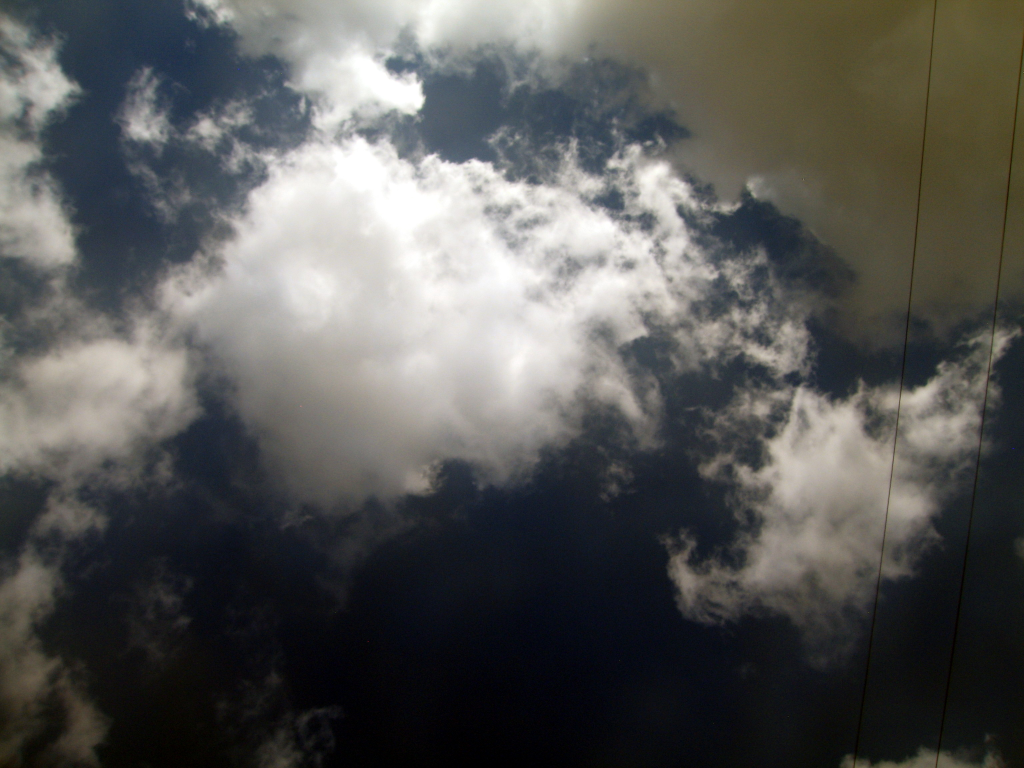
#> input picture img/20160825-143207-156-2_aff_applied.jpg, 3072 x 2304 px, given in place of catcare.jpg, which was not available (shown at 1/3 size)
$ jupyter execute --allow-errors clouds-auto.ipynb   (shell and % lines are left out)   (Python 2 division)
#> lines starting #> are read from the running program, lines starting #| are printed output that depends on the picture; pictures that were not available may be replaced by others from this repository, and a replacement may not be noted
[cell 1]
#!/usr/bin/env python
#-*- coding:utf-8 -*-
import sys
import os
import numpy as np
from PIL import Image

np.set_printoptions(suppress=True)

[cell 2]
# A) =Вход=
# 1) 2 файла изображений стереопары (в некой папке img/):
# 20160824-174253-406-1.jpg
# 20160824-174253-406-2.jpg

# for ipynb
fname_left = 'img/20160825-143207-156-1.jpg'
fname_right = 'img/20160825-143207-156-2.jpg'

# for cmd line run
# fname_left = os.path.abspath(sys.argv[0])
# fname_right = os.path.abspath(sys.argv[1])

#> (a cell that did not finish here is left out)

[cell 4]
# 2) Конфигурация эксперимента
# Txt-файлы (в папке config)
# * Аффинные+дисторсные коэффициенты для цифровой юстировки стереопары:
# файл aff_dist.txt: a, b, c, d, e, f, eps1, eps2 -- 8 коэффициентов

# rX = a*lX + b*lY + e - eps1*z_x(lX, lY) + eps2*z_x(rX, rY)
# rY = c*lX + d*lY + f - eps1*z_y(lX, lY) + eps2*z_y(rX, rY),
# where approximately(!):
# z_x = (x-x0)*[ (x-x0)^2 +(y-y0)^2 ] = z_x(rX, rY) = z_x(lX, lY)
# z_y = (y-y0)*[ (x-x0)^2 +(y-y0)^2 ] = z_y(rX, rY) = z_y(lY, lY)

align_coeffs = np.loadtxt('config/aff_dist.txt')

print 'Align coeeficients:\n', align_coeffs

[cell 5]
# * Расстояние между камерами, Угол обзора камер по оси Х (горизонтали),
# Число градаций серого, Минимальная высота:

# файл settings.txt: cam_distance (17.0 (m)), cam_distance_err (0.5 (m)),
# cam_viewangle (62.0 degrees), cam_viewangle_err (5.0 degrees),
# num_shades (256 (px)), min_height (200 (m))

settings = np.loadtxt('config/settings.txt')

print 'Other settings: \n', settings

[cell 6]
# 4) Желаемое количество измерений на стереопаре: num_measurements
# по умолчанию: 10
# 5) Размеры кусочков для анализа (px): piece_width, piece_height
# по умолчанию: 200, 200

num_measurements = 10
piece_width = 200
piece_height = 200
print 'Number of measurements: ', num_measurements
print 'Width of search fragment:', piece_width
print 'Height of search fragment:', piece_height

[cell 7]
# B) Алгоритм автоматизированного анализа стереопары

# a) Подготовка к анализу:
# -- Юстировка("Нормализация") изображений для возможности анализа.
a = align_coeffs[0];
b = align_coeffs[1];
c = align_coeffs[2];
d = align_coeffs[3];
e = align_coeffs[4];
f = align_coeffs[5];
eps1 = align_coeffs[6];
eps2 = align_coeffs[7];

[cell 8]
det = a * d - b * c;
inv_a = d / det;
inv_b = -b / det;
inv_c = -c / det;
inv_d = a / det;

[cell 9]
def affine_transform_point(x, y):
    return [b * y + x * a + e , d * y + x * c + f]

[cell 10]
# [61 lines left out: function apply_affine, not called in this run]

[cell 11]
# for i = 0..num_measurements: # num_measurements раз

# --  эксперимент по оценке высоты:
# --- Из центральной части 1ого изображения берем случаным образом кусочек
# размером (piece_width, piece_height).
# Ищем ближайший кусочек на области из 2го изображения, соответствующей
# минимальной высоте min_height, ближайший по морфологической форме к
# искомому.
# --- Считаем горизонтальный сдвиг между левыми верхними углами кусочков,
# вычисляем дистанцию до облачности и погрешность.

# -- Дописываем результат эксперимента в последнюю строку соответствующего
# файла.
# endfor

#> (a cell that did not finish here is left out)

[cell 13]
fname_left[:-4]+"_aff_applied.png"

[cell 14]
# img_left.save(fname_left[: -4] + "_aff_applied.png")
# img_right.save(fname_right[: -4] + "_aff_applied.png")

#> (a cell that did not finish here is left out)

#> (a cell that did not finish here is left out)

[cell 17]
# typical Other settings:
# [  17.     0.5   62.     5.   256.   200. ]
base = settings[0]
base_err = settings[1]
viewangle_x = settings[2] # in degrees
viewangle_x_err = settings[3] # in degrees
num_shades = int(settings[4])
min_height = settings[5]

#> (the rest of this cell did not finish here and is left out)

#> (a cell that did not finish here is left out)

[cell 19]
# [5 lines left out: function calc_convolution, not called in this run]

[cell 20]
# [79 lines left out: function find_object, not called in this run]

#> (a cell that did not finish here is left out)

#> (a cell that did not finish here is left out)

#> (a cell that did not finish here is left out)

[cell 24]
# Some trials/drafts below:

[cell 25]
import numpy as np
np.set_printoptions(precision=4)

[cell 26]
a = np.random.random((3, 3))
print a, '\n'
print np.fft.fft2(a), '\n'
print np.fft.ifft2( np.fft.fft2(a) ).real

[cell 27]
area = Image.open('img/catcare.jpg').convert('L')
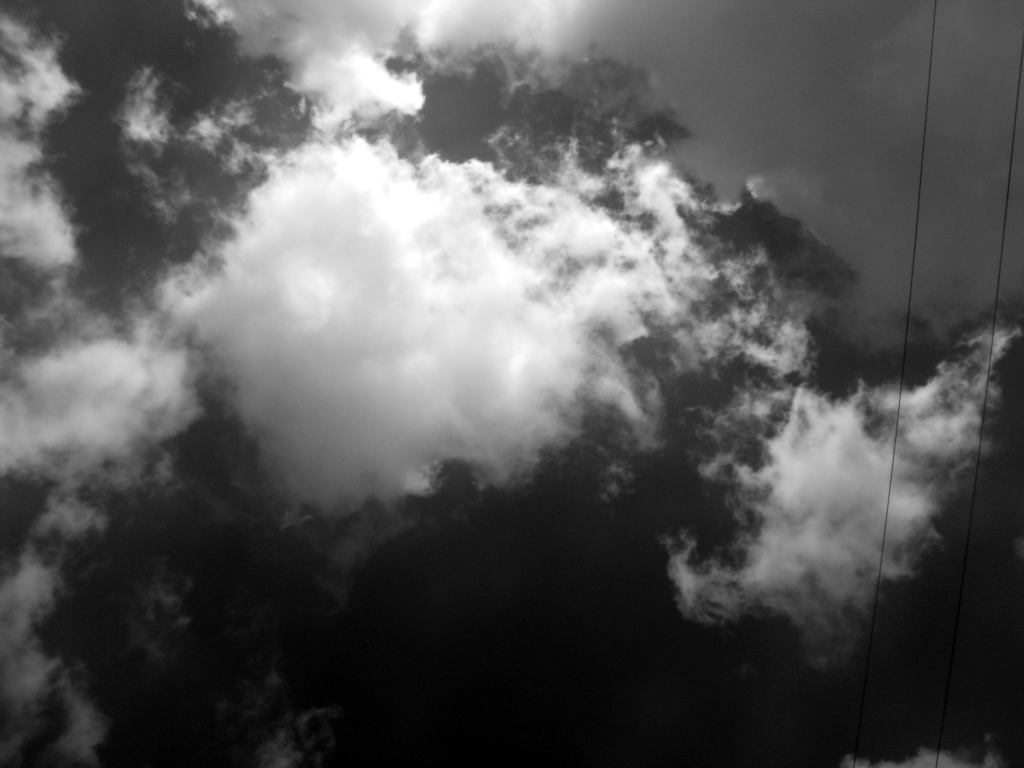
#> area: PIL image 3072x2304 L (shown at 1/3 size); min 0, max 255, mean 87.7
area

[cell 28]
area.size
#> Out = (3072, 2304)

[cell 29]
x = 50
y = 150
w = 70
h = 70
crop_box = (x, y, x+w, y+h)
frag = area.crop(crop_box)
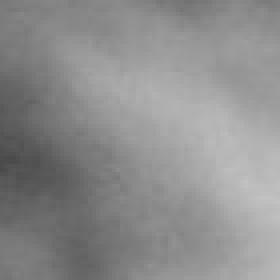
#> frag: PIL image 70x70 L (shown 4 times larger); min 75, max 194, mean 141
frag

[cell 30]
area_mat = np.asarray(area.getdata(), dtype=np.uint8).reshape((area.size[1], area.size[0]))
frag_mat = np.asarray(frag.getdata(), dtype=np.uint8).reshape((frag.size[1], frag.size[0]))

[cell 31]
area_mat

[cell 32]
frag_mat.shape
#> Out = (70, 70)

[cell 33]
imf = Image.fromarray(frag_mat, 'L')
ima = Image.fromarray(area_mat, 'L')
imf

[cell 34]
frag_fft2 = np.fft.fft2(frag_mat)
frag_ifft2 = np.fft.ifft2(frag_fft2).astype('uint8')
print frag_ifft2
#> (printed output is left out)
imf1 = Image.fromarray(frag_ifft2, 'L')
imf1

[cell 35]
# Create indicators
t_chi = np.zeros([256] + list(area.size), dtype=bool)
t_chi.shape
#> Out = (256, 3072, 2304)

[cell 36]
flip_frag = np.fliplr(frag_mat)
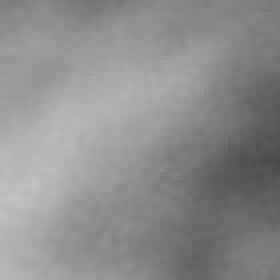
#> flip_frag: shape (70, 70) (shown 4 times larger); min 75, max 194, mean 141
flip_frag = np.flipud(flip_frag)
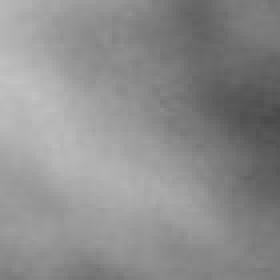
#> flip_frag: shape (70, 70) (shown 4 times larger); min 75, max 194, mean 141
Image.fromarray(flip_frag, 'L')

[cell 37]
# Fill indicators
for h in xrange(flip_frag.shape[0]):
    for w in xrange(flip_frag.shape[1]):
        color = flip_frag[h, w]
        t_chi[color, h, w] = True

[cell 38]
%pylab inline

[cell 39]
frag_fft2 = np.fft.fft2(flip_frag)
frag_ifft2 = np.fft.ifft2(frag_fft2).astype('uint8')
print frag_ifft2
#> (printed output is left out)
imf1 = Image.fromarray(frag_ifft2, 'L')
imf1
